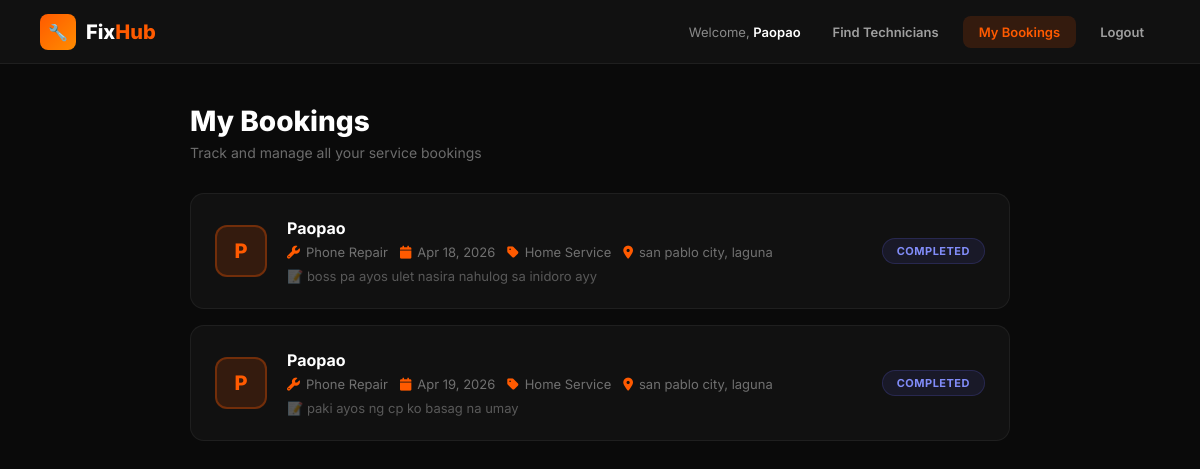
The app's page /my_bookings.php (signed in) with its own data.
### tables this page shows
CREATE TABLE `bookings` (
  `id` int(11) NOT NULL,
  `customer_id` int(11) NOT NULL,
  `technician_id` int(11) NOT NULL,
  `service_date` date NOT NULL,
  `service_type` varchar(100) NOT NULL,
  `status` varchar(20) DEFAULT 'pending',
  `notes` text DEFAULT NULL,
  `created_at` timestamp NOT NULL DEFAULT current_timestamp()
);

CREATE TABLE `users` (
  `id` int(11) NOT NULL,
  `name` varchar(100) NOT NULL,
  `email` varchar(100) NOT NULL,
  `password` varchar(255) NOT NULL,
  `role` varchar(20) DEFAULT 'customer',
  `phone` varchar(20) DEFAULT NULL,
  `address` varchar(255) DEFAULT NULL,
  `created_at` timestamp NOT NULL DEFAULT current_timestamp()
);

CREATE TABLE `technicians` (
  `id` int(11) NOT NULL,
  `user_id` int(11) NOT NULL,
  `skill` varchar(100) NOT NULL,
  `location` varchar(100) NOT NULL,
  `bio` text DEFAULT NULL,
  `rating` decimal(2,1) DEFAULT 5.0,
  `status` varchar(20) DEFAULT 'available',
  `created_at` timestamp NOT NULL DEFAULT current_timestamp()
);

### my_bookings.php (the view, shortened to what this page needs)
<?php
include 'db.php';
$bookings = mysqli_query($conn,
    "SELECT b.*, u.name as tech_name, t.skill, t.location
     FROM bookings b
     JOIN technicians t ON b.technician_id = t.id
     JOIN users u ON t.user_id = u.id
     WHERE b.customer_id = '{$_SESSION['user_id']}'
     ORDER BY b.created_at DESC");
?>
<!DOCTYPE html>
<html lang="en">
<head>
<link href="https://cdnjs.cloudflare.com/ajax/libs/font-awesome/6.4.0/css/all.min.css" rel="stylesheet">
</head>
<body>
<nav class="navbar">
    <div class="logo">
        <div class="logo-icon">🔧</div>
        <div class="logo-text">Fix<span>Hub</span></div>
    </div>
    <div class="nav-right">
        <div class="nav-user">Welcome, <span><?php echo $_SESSION['user_name']; ?></span></div>
        <div class="nav-links">
            <a href="technicians.php" class="nav-link">Find Technicians</a>
            <a href="my_bookings.php" class="nav-link active">My Bookings</a>
            <a href="logout.php" class="nav-link logout">Logout</a>
        </div>
    </div>
</nav>
<div class="main">
    <div class="page-header">
        <h1>My Bookings</h1>
        <p>Track and manage all your service bookings</p>
    </div>
    <div class="booking-list">
    <?php if(mysqli_num_rows($bookings) > 0): ?>
        <?php while($b = mysqli_fetch_assoc($bookings)): ?>
        <div class="booking-card">
            <div class="booking-avatar"><?php echo strtoupper(substr($b['tech_name'], 0, 1)); ?></div>
            <div class="booking-info">
                <h3><?php echo $b['tech_name']; ?></h3>
                <div class="booking-meta">
                    <span><i class="fas fa-wrench"></i><?php echo $b['skill']; ?></span>
                    <span><i class="fas fa-calendar"></i><?php echo date('M d, Y', strtotime($b['service_date'])); ?></span>
                    <span><i class="fas fa-tag"></i><?php echo $b['service_type']; ?></span>
                    <span><i class="fas fa-map-marker-alt"></i><?php echo $b['location']; ?></span>
                </div>
                <?php if($b['notes']): ?>
                <div style="margin-top:8px; font-size:13px; color:rgba(255,255,255,0.3);">
                    📝 <?php echo $b['notes']; ?>
                </div>
                <?php endif; ?>
            </div>
            <div class="booking-right">
                <span class="status <?php echo $b['status']; ?>"><?php echo $b['status']; ?></span>
            </div>
        </div>
        <?php endwhile; ?>
    <?php endif; ?>
    </div>
</div>
</body>
</html>

### my_bookings.php (style rules this page uses)
* { margin: 0; padding: 0; box-sizing: border-box; }
body { font-family: 'Inter', sans-serif; background: #0a0a0a; color: #fff; min-height: 100vh; }
.navbar { background: #111111; border-bottom: 1px solid rgba(255,255,255,0.06); padding: 0 40px; height: 64px; display: flex; align-items: center; justify-content: space-between; position: sticky; top: 0; z-index: 100; }
.logo { display: flex; align-items: center; gap: 10px; }
.logo-icon { width: 36px; height: 36px; background: linear-gradient(135deg, #FF5A00, #ff8c00); border-radius: 8px; display: flex; align-items: center; justify-content: center; font-size: 16px; }
.logo-text { font-size: 20px; font-weight: 800; }
.logo-text span { color: #FF5A00; }
.nav-right { display: flex; align-items: center; gap: 16px; }
.nav-user { font-size: 13px; color: rgba(255,255,255,0.5); }
.nav-user span { color: #fff; font-weight: 600; }
.nav-links { display: flex; gap: 8px; }
.nav-link { padding: 8px 16px; border-radius: 8px; font-size: 13px; font-weight: 600; text-decoration: none; transition: all 0.2s; color: rgba(255,255,255,0.6); }
.nav-link.active { background: rgba(255,90,0,0.15); color: #FF5A00; }
.main { padding: 40px; max-width: 900px; margin: 0 auto; }
.page-header { margin-bottom: 32px; }
.page-header h1 { font-size: 28px; font-weight: 800; margin-bottom: 6px; }
.page-header p { color: rgba(255,255,255,0.4); font-size: 14px; }
.booking-list { display: flex; flex-direction: column; gap: 16px; }
.booking-card { background: #111111; border: 1px solid rgba(255,255,255,0.06); border-radius: 14px; padding: 24px; display: flex; align-items: center; gap: 20px; transition: all 0.2s; }
.booking-avatar { width: 52px; height: 52px; background: rgba(255,90,0,0.15); border: 2px solid rgba(255,90,0,0.3); border-radius: 12px; display: flex; align-items: center; justify-content: center; font-size: 20px; font-weight: 800; color: #FF5A00; flex-shrink: 0; }
.booking-info { flex: 1; }
.booking-info h3 { font-size: 16px; font-weight: 700; margin-bottom: 6px; }
.booking-meta { display: flex; flex-wrap: wrap; gap: 12px; font-size: 13px; color: rgba(255,255,255,0.4); }
.booking-meta span { display: flex; align-items: center; gap: 6px; }
.booking-meta i { color: #FF5A00; }
.booking-right { display: flex; flex-direction: column; align-items: flex-end; gap: 10px; }
.status { padding: 5px 14px; border-radius: 100px; font-size: 11px; font-weight: 700; text-transform: uppercase; letter-spacing: 0.5px; }
.status.completed { background: rgba(99,102,241,0.1); color: #818cf8; border: 1px solid rgba(99,102,241,0.2); }

### records on screen
bookings: users.name "P", users.name "Paopao", technician.skill "Phone Repair", service_date "Apr 18, 2026", service_type "Home Service", technician.location "san pablo city, laguna", notes "boss pa ayos ulet nasira nahulog sa inidoro ayy", status "COMPLETED"
bookings: users.name "P", users.name "Paopao", technician.skill "Phone Repair", service_date "Apr 19, 2026", service_type "Home Service", technician.location "san pablo city, laguna", notes "paki ayos ng cp ko basag na umay", status "COMPLETED"

### other values on screen
$_SESSION['user_name'] "Paopao"
